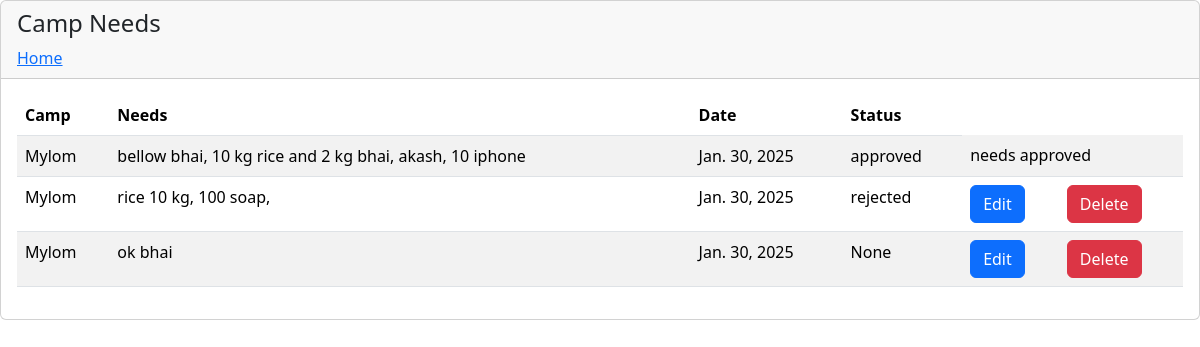
The page /needs_view (signed in) on the database as committed earlier.
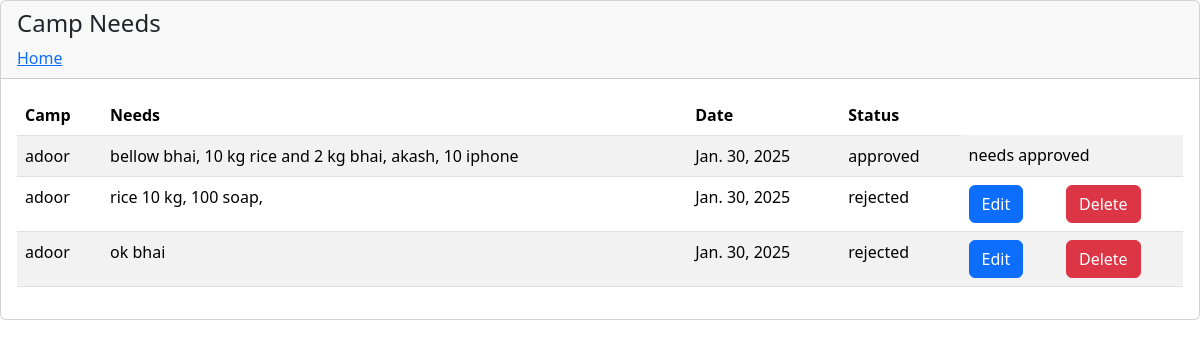
The same page on the database as committed later.
### app/models.py (models this page shows)
class CampNeeds(models.Model):
    needs=models.TextField(max_length=100)
    status=models.CharField(max_length=100,null=True,blank=True)
    camp_id=models.ForeignKey(Camp,on_delete=models.CASCADE,null=True,blank=True)
    current_date=models.DateField(auto_now_add=True)

class Camp(models.Model):
    camp_name=models.CharField(max_length=100)
    full_address=models.CharField(max_length=150)
    district=models.CharField(max_length=100)
    city=models.CharField(max_length=100)
    panchayath=models.CharField(max_length=100)
    thaluk=models.CharField(max_length=100)
    contact=models.CharField(max_length=15)
    login_id=models.ForeignKey(Login,on_delete=models.CASCADE,null=True,blank=True)

### app/views.py (the view)
# urls.py: path('needs_view',views.NeedsViewTable,name="NeedsViewTable"),
def NeedsViewTable(request):
        session_id=request.session['camp_id']
        a=get_object_or_404(Camp,login_id=session_id)
        needs=CampNeeds.objects.filter(camp_id=a)
        return render(request,'needs_view_table.html',{'needs':needs})

### app/templates/needs_view_table.html (shortened to what this page needs)
{% load static%}
<!DOCTYPE html>
<html lang="en">
<head>
  <link
      href="https://cdn.jsdelivr.net/npm/bootstrap@5.3.3/dist/css/bootstrap.min.css"
      rel="stylesheet"
    />
</head>
<body>
  <div class="row">
    <div class="col-md-12">
      <div class="card">
        <div class="card-header">
          <h4 class="card-title">Camp Needs</h4>
          <a href="{% url 'CampHome' %}">Home</a>
        </div>
        <link rel="stylesheet" href="{% static "admin/assets/css/bootstrap.min.css" %}" />
        <div class="card-body">
          <div class="table-responsive">
            <table
              id="basic-datatables"
              class="display table table-striped table-hover"
            >
            <thead>
              <tr>
                <th>Camp</th>
                <th>Needs</th>
                <th>Date</th>
                <th>Status</th>
              </tr>
            </thead>
            <tbody>
                  {% for need in needs %}
                  <tr>
                    <td>{{need.camp_id.camp_name}}</td>
                    <td>{{need.needs}}</td>
                    <td>{{need.current_date}}</td>
                    <td>{{need.status}}</td>
                    {% if need.status == "approved" %}
                    <td colspan="2">needs approved</td>
                    {% else %}
                    <td><button class="btn btn-primary"><a href="{% url 'EditCampNeed' need.id %}"  style="color: white;text-decoration: none;">Edit</a></button></td>
                    <td>
                      <button
                      class="btn btn-danger"
                      data-toggle="modal"
                      data-target="#deleteModal"
                      data-user-id="{{ need.id }}"
                      >
                      Delete
                    </button>
                  </td>
                    {% endif %}
                </tr>
                  {% endfor %}
                </tbody>
            </table>
          </div>
        </div>
      </div>
    </div>
    </div>
</body>
</html>

Rows that differ between the two databases and show on the page:
changed through a linked row, CampNeeds "bellow bhai, 10 kg rice and 2 kg bhai, akash, 10 iphone": camp_id.camp_name "Mylom" → "adoor"
changed through a linked row, CampNeeds "rice 10 kg, 100 soap,": camp_id.camp_name "Mylom" → "adoor"
changed CampNeeds "ok bhai": camp_id.camp_name "Mylom" → "adoor"; status "None" → "rejected"
